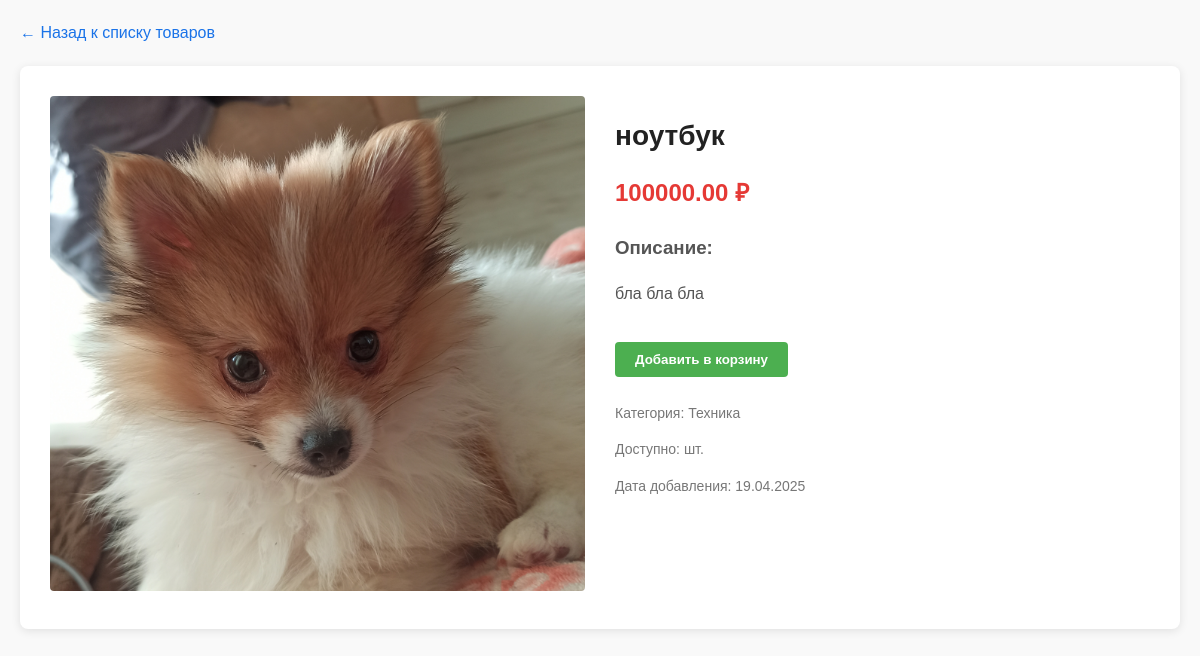
The page /products/1/ on the database its author committed.
### core/models.py (models this page shows, shortened)
class Product(models.Model):
    seller = models.ForeignKey(User, on_delete=models.CASCADE)
    category = models.ForeignKey(Category, on_delete=models.SET_NULL, null=True)
    title = models.CharField(max_length=200)
    description = models.TextField()
    price = models.DecimalField(max_digits=10, decimal_places=2)
    image = models.ImageField(upload_to='products/')
    created_at = models.DateTimeField(auto_now_add=True)
    updated_at = models.DateTimeField(auto_now=True)
    is_active = models.BooleanField(default=True)

class Category(models.Model):
    name = models.CharField(max_length=100)

### core/views.py (the view)
# urls.py: path('products/<int:pk>/', ProductDetailView.as_view(), name='product-detail'),
class ProductDetailView(DetailView):
    model = Product
    template_name = 'core/product_detail.html'
    context_object_name = 'product'

### cart/context_processors.py (called while the page is built)
def cart(request):
    if request.user.is_authenticated:
        cart, created = Cart.objects.get_or_create(user=request.user)
        return {'cart': cart}
    return {'cart': None}

### core/templates/core/product_detail.html (shortened to what this page needs)
<!DOCTYPE html>
<html lang="ru">
<head>
</head>
<body>
    <a href="/" class="back-link">← Назад к списку товаров</a>
    <div class="product-container">
        <div class="product-image-container">
            {% if product.image %}
                <img src="{{ product.image.url }}" alt="{{ product.name }}" class="product-image">
            {% else %}
                <div style="background: #eee; height: 400px; display: flex; align-items: center; justify-content: center;">
                    Нет изображения
                </div>
            {% endif %}
        </div>
        <div class="product-info">
            <h1 class="product-title">{{ product.title }}</h1>
            <div class="product-price">
                {{ product.price }} ₽
            </div>
            <div class="product-description">
                <h3>Описание:</h3>
                <p>{{ product.description|linebreaks }}</p>
            </div>
            <div class="product-actions">
                <button class="btn">Добавить в корзину</button>
            </div>
            <div class="product-meta">
                <p>Категория: {{ product.category.name }}</p>
                <p>Доступно: {{ product.stock }} шт.</p>
                <p>Дата добавления: {{ product.created_at|date:"d.m.Y" }}</p>
            </div>
        </div>
    </div>
</body>
</html>

### core/templates/core/product_detail.html (style rules this page uses)
body { font-family: 'Arial', sans-serif; line-height: 1.6; color: #333; max-width: 1200px; margin: 0 auto; padding: 20px; background-color: #f9f9f9; }
.product-container { display: flex; flex-wrap: wrap; gap: 30px; background: white; padding: 30px; border-radius: 8px; box-shadow: 0 2px 10px rgba(0,0,0,0.1); }
.product-image-container { flex: 1; min-width: 300px; }
.product-image { width: 100%; max-height: 500px; object-fit: contain; border-radius: 4px; }
.product-info { flex: 1; min-width: 300px; }
.product-title { font-size: 28px; margin-bottom: 10px; color: #222; }
.product-price { font-size: 24px; font-weight: bold; color: #e53935; margin: 15px 0; }
.product-description { margin: 20px 0; color: #555; }
.product-meta { margin-top: 25px; font-size: 14px; color: #777; }
.btn { display: inline-block; padding: 10px 20px; background: #4CAF50; color: white; text-decoration: none; border-radius: 4px; font-weight: bold; margin-top: 15px; border: none; cursor: pointer; }
.back-link { display: block; margin-bottom: 20px; color: #1a73e8; text-decoration: none; }

### rows shown on the page
Product: image (picture), title "ноутбук", price "100000.00", description "бла бла бла", category.name "Техника", created_at "19.04.2025"
